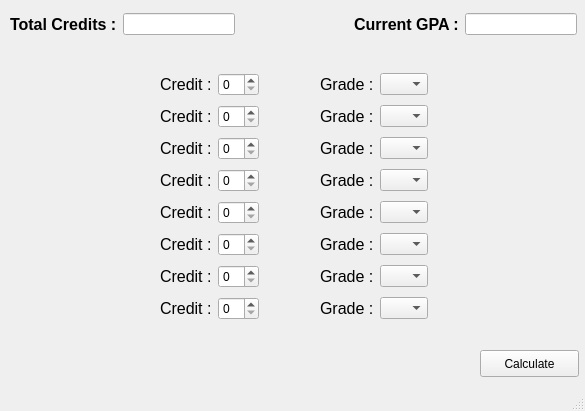
<?xml version="1.0" encoding="UTF-8"?>
<ui version="4.0">
 <class>MainWindow</class>
 <widget class="QMainWindow" name="MainWindow">
  <property name="geometry">
   <rect>
    <x>0</x>
    <y>0</y>
    <width>585</width>
    <height>411</height>
   </rect>
  </property>
  <property name="windowTitle">
   <string>GUI</string>
  </property>
  <property name="windowIcon">
   <iconset>
    <normaloff>../../../Pictures/ros-kinetic.jpg</normaloff>../../../Pictures/ros-kinetic.jpg</iconset>
  </property>
  <widget class="QWidget" name="centralwidget">
   <widget class="QPushButton" name="submitButton">
    <property name="geometry">
     <rect>
      <x>480</x>
      <y>350</y>
      <width>99</width>
      <height>27</height>
     </rect>
    </property>
    <property name="text">
     <string>Calculate</string>
    </property>
   </widget>
   <widget class="QWidget" name="horizontalLayoutWidget_2">
    <property name="geometry">
     <rect>
      <x>10</x>
      <y>10</y>
      <width>567</width>
      <height>29</height>
     </rect>
    </property>
    <layout class="QHBoxLayout" name="horizontalLayout_7">
     <item>
      <widget class="QLabel" name="label_total_credits">
       <property name="font">
        <font>
         <pointsize>12</pointsize>
         <weight>75</weight>
         <bold>true</bold>
        </font>
       </property>
       <property name="text">
        <string>Total Credits :</string>
       </property>
      </widget>
     </item>
     <item>
      <widget class="QLineEdit" name="lineEdit_total_credits"/>
     </item>
     <item>
      <spacer name="horizontalSpacer_9">
       <property name="orientation">
        <enum>Qt::Horizontal</enum>
       </property>
       <property name="sizeHint" stdset="0">
        <size>
         <width>40</width>
         <height>20</height>
        </size>
       </property>
      </spacer>
     </item>
     <item>
      <widget class="QLabel" name="label_current_gpa">
       <property name="font">
        <font>
         <pointsize>12</pointsize>
         <weight>75</weight>
         <bold>true</bold>
        </font>
       </property>
       <property name="text">
        <string>Current GPA :</string>
       </property>
      </widget>
     </item>
     <item>
      <widget class="QLineEdit" name="lineEdit_current_gpa"/>
     </item>
    </layout>
   </widget>
   <widget class="QWidget" name="gridLayoutWidget">
    <property name="geometry">
     <rect>
      <x>160</x>
      <y>70</y>
      <width>268</width>
      <height>260</height>
     </rect>
    </property>
    <layout class="QGridLayout" name="gridLayout_2">
     <item row="3" column="0">
      <widget class="QLabel" name="label_credit_4">
       <property name="font">
        <font>
         <pointsize>12</pointsize>
         <weight>50</weight>
         <bold>false</bold>
        </font>
       </property>
       <property name="text">
        <string>Credit :</string>
       </property>
      </widget>
     </item>
     <item row="4" column="4">
      <widget class="QComboBox" name="grade_5">
       <property name="currentIndex">
        <number>0</number>
       </property>
       <item>
        <property name="text">
         <string/>
        </property>
       </item>
       <item>
        <property name="text">
         <string>AA</string>
        </property>
       </item>
       <item>
        <property name="text">
         <string>BA</string>
        </property>
       </item>
       <item>
        <property name="text">
         <string>BB</string>
        </property>
       </item>
       <item>
        <property name="text">
         <string>CB</string>
        </property>
       </item>
       <item>
        <property name="text">
         <string>CC</string>
        </property>
       </item>
       <item>
        <property name="text">
         <string>DC</string>
        </property>
       </item>
       <item>
        <property name="text">
         <string>DD</string>
        </property>
       </item>
       <item>
        <property name="text">
         <string>FF</string>
        </property>
       </item>
      </widget>
     </item>
     <item row="2" column="3">
      <widget class="QLabel" name="label_grade_3">
       <property name="font">
        <font>
         <pointsize>12</pointsize>
         <weight>50</weight>
         <bold>false</bold>
        </font>
       </property>
       <property name="text">
        <string>Grade :</string>
       </property>
      </widget>
     </item>
     <item row="3" column="4">
      <widget class="QComboBox" name="grade_4">
       <property name="currentIndex">
        <number>0</number>
       </property>
       <item>
        <property name="text">
         <string/>
        </property>
       </item>
       <item>
        <property name="text">
         <string>AA</string>
        </property>
       </item>
       <item>
        <property name="text">
         <string>BA</string>
        </property>
       </item>
       <item>
        <property name="text">
         <string>BB</string>
        </property>
       </item>
       <item>
        <property name="text">
         <string>CB</string>
        </property>
       </item>
       <item>
        <property name="text">
         <string>CC</string>
        </property>
       </item>
       <item>
        <property name="text">
         <string>DC</string>
        </property>
       </item>
       <item>
        <property name="text">
         <string>DD</string>
        </property>
       </item>
       <item>
        <property name="text">
         <string>FF</string>
        </property>
       </item>
      </widget>
     </item>
     <item row="1" column="1">
      <widget class="QSpinBox" name="credit_2"/>
     </item>
     <item row="2" column="0">
      <widget class="QLabel" name="label_credit_3">
       <property name="font">
        <font>
         <pointsize>12</pointsize>
         <weight>50</weight>
         <bold>false</bold>
        </font>
       </property>
       <property name="text">
        <string>Credit :</string>
       </property>
      </widget>
     </item>
     <item row="7" column="4">
      <widget class="QComboBox" name="grade_8">
       <property name="currentIndex">
        <number>0</number>
       </property>
       <item>
        <property name="text">
         <string/>
        </property>
       </item>
       <item>
        <property name="text">
         <string>AA</string>
        </property>
       </item>
       <item>
        <property name="text">
         <string>BA</string>
        </property>
       </item>
       <item>
        <property name="text">
         <string>BB</string>
        </property>
       </item>
       <item>
        <property name="text">
         <string>CB</string>
        </property>
       </item>
       <item>
        <property name="text">
         <string>CC</string>
        </property>
       </item>
       <item>
        <property name="text">
         <string>DC</string>
        </property>
       </item>
       <item>
        <property name="text">
         <string>DD</string>
        </property>
       </item>
       <item>
        <property name="text">
         <string>FF</string>
        </property>
       </item>
      </widget>
     </item>
     <item row="5" column="1">
      <widget class="QSpinBox" name="credit_6"/>
     </item>
     <item row="1" column="3">
      <widget class="QLabel" name="label_grade_2">
       <property name="font">
        <font>
         <pointsize>12</pointsize>
         <weight>50</weight>
         <bold>false</bold>
        </font>
       </property>
       <property name="text">
        <string>Grade :</string>
       </property>
      </widget>
     </item>
     <item row="0" column="1">
      <widget class="QSpinBox" name="credit_1"/>
     </item>
     <item row="6" column="4">
      <widget class="QComboBox" name="grade_7">
       <property name="currentIndex">
        <number>0</number>
       </property>
       <item>
        <property name="text">
         <string/>
        </property>
       </item>
       <item>
        <property name="text">
         <string>AA</string>
        </property>
       </item>
       <item>
        <property name="text">
         <string>BA</string>
        </property>
       </item>
       <item>
        <property name="text">
         <string>BB</string>
        </property>
       </item>
       <item>
        <property name="text">
         <string>CB</string>
        </property>
       </item>
       <item>
        <property name="text">
         <string>CC</string>
        </property>
       </item>
       <item>
        <property name="text">
         <string>DC</string>
        </property>
       </item>
       <item>
        <property name="text">
         <string>DD</string>
        </property>
       </item>
       <item>
        <property name="text">
         <string>FF</string>
        </property>
       </item>
      </widget>
     </item>
     <item row="7" column="0">
      <widget class="QLabel" name="label_credit_8">
       <property name="font">
        <font>
         <pointsize>12</pointsize>
         <weight>50</weight>
         <bold>false</bold>
        </font>
       </property>
       <property name="text">
        <string>Credit :</string>
       </property>
      </widget>
     </item>
     <item row="2" column="4">
      <widget class="QComboBox" name="grade_3">
       <property name="currentIndex">
        <number>0</number>
       </property>
       <item>
        <property name="text">
         <string/>
        </property>
       </item>
       <item>
        <property name="text">
         <string>AA</string>
        </property>
       </item>
       <item>
        <property name="text">
         <string>BA</string>
        </property>
       </item>
       <item>
        <property name="text">
         <string>BB</string>
        </property>
       </item>
       <item>
        <property name="text">
         <string>CB</string>
        </property>
       </item>
       <item>
        <property name="text">
         <string>CC</string>
        </property>
       </item>
       <item>
        <property name="text">
         <string>DC</string>
        </property>
       </item>
       <item>
        <property name="text">
         <string>DD</string>
        </property>
       </item>
       <item>
        <property name="text">
         <string>FF</string>
        </property>
       </item>
      </widget>
     </item>
     <item row="4" column="3">
      <widget class="QLabel" name="label_grade_5">
       <property name="font">
        <font>
         <pointsize>12</pointsize>
         <weight>50</weight>
         <bold>false</bold>
        </font>
       </property>
       <property name="text">
        <string>Grade :</string>
       </property>
      </widget>
     </item>
     <item row="0" column="3">
      <widget class="QLabel" name="label_grade_01">
       <property name="font">
        <font>
         <pointsize>12</pointsize>
         <weight>50</weight>
         <bold>false</bold>
        </font>
       </property>
       <property name="text">
        <string>Grade :</string>
       </property>
      </widget>
     </item>
     <item row="3" column="3">
      <widget class="QLabel" name="label_grade_4">
       <property name="font">
        <font>
         <pointsize>12</pointsize>
         <weight>50</weight>
         <bold>false</bold>
        </font>
       </property>
       <property name="text">
        <string>Grade :</string>
       </property>
      </widget>
     </item>
     <item row="7" column="3">
      <widget class="QLabel" name="label_grade_8">
       <property name="font">
        <font>
         <pointsize>12</pointsize>
         <weight>50</weight>
         <bold>false</bold>
        </font>
       </property>
       <property name="text">
        <string>Grade :</string>
       </property>
      </widget>
     </item>
     <item row="0" column="4">
      <widget class="QComboBox" name="grade_1">
       <property name="currentIndex">
        <number>0</number>
       </property>
       <item>
        <property name="text">
         <string/>
        </property>
       </item>
       <item>
        <property name="text">
         <string>AA</string>
        </property>
       </item>
       <item>
        <property name="text">
         <string>BA</string>
        </property>
       </item>
       <item>
        <property name="text">
         <string>BB</string>
        </property>
       </item>
       <item>
        <property name="text">
         <string>CB</string>
        </property>
       </item>
       <item>
        <property name="text">
         <string>CC</string>
        </property>
       </item>
       <item>
        <property name="text">
         <string>DC</string>
        </property>
       </item>
       <item>
        <property name="text">
         <string>DD</string>
        </property>
       </item>
       <item>
        <property name="text">
         <string>FF</string>
        </property>
       </item>
      </widget>
     </item>
     <item row="3" column="1">
      <widget class="QSpinBox" name="credit_4"/>
     </item>
     <item row="4" column="0">
      <widget class="QLabel" name="label_credit_5">
       <property name="font">
        <font>
         <pointsize>12</pointsize>
         <weight>50</weight>
         <bold>false</bold>
        </font>
       </property>
       <property name="text">
        <string>Credit :</string>
       </property>
      </widget>
     </item>
     <item row="6" column="0">
      <widget class="QLabel" name="label_credit_7">
       <property name="font">
        <font>
         <pointsize>12</pointsize>
         <weight>50</weight>
         <bold>false</bold>
        </font>
       </property>
       <property name="text">
        <string>Credit :</string>
       </property>
      </widget>
     </item>
     <item row="0" column="0">
      <widget class="QLabel" name="label_credit_1">
       <property name="font">
        <font>
         <pointsize>12</pointsize>
         <weight>50</weight>
         <bold>false</bold>
        </font>
       </property>
       <property name="text">
        <string>Credit :</string>
       </property>
      </widget>
     </item>
     <item row="1" column="0">
      <widget class="QLabel" name="label_credit_2">
       <property name="font">
        <font>
         <pointsize>12</pointsize>
         <weight>50</weight>
         <bold>false</bold>
        </font>
       </property>
       <property name="text">
        <string>Credit :</string>
       </property>
      </widget>
     </item>
     <item row="1" column="4">
      <widget class="QComboBox" name="grade_2">
       <property name="currentIndex">
        <number>0</number>
       </property>
       <item>
        <property name="text">
         <string/>
        </property>
       </item>
       <item>
        <property name="text">
         <string>AA</string>
        </property>
       </item>
       <item>
        <property name="text">
         <string>BA</string>
        </property>
       </item>
       <item>
        <property name="text">
         <string>BB</string>
        </property>
       </item>
       <item>
        <property name="text">
         <string>CB</string>
        </property>
       </item>
       <item>
        <property name="text">
         <string>CC</string>
        </property>
       </item>
       <item>
        <property name="text">
         <string>DC</string>
        </property>
       </item>
       <item>
        <property name="text">
         <string>DD</string>
        </property>
       </item>
       <item>
        <property name="text">
         <string>FF</string>
        </property>
       </item>
      </widget>
     </item>
     <item row="5" column="0">
      <widget class="QLabel" name="label_credit_6">
       <property name="font">
        <font>
         <pointsize>12</pointsize>
         <weight>50</weight>
         <bold>false</bold>
        </font>
       </property>
       <property name="text">
        <string>Credit :</string>
       </property>
      </widget>
     </item>
     <item row="7" column="1">
      <widget class="QSpinBox" name="credit_8"/>
     </item>
     <item row="6" column="1">
      <widget class="QSpinBox" name="credit_7"/>
     </item>
     <item row="5" column="3">
      <widget class="QLabel" name="label_grade_6">
       <property name="font">
        <font>
         <pointsize>12</pointsize>
         <weight>50</weight>
         <bold>false</bold>
        </font>
       </property>
       <property name="text">
        <string>Grade :</string>
       </property>
      </widget>
     </item>
     <item row="4" column="1">
      <widget class="QSpinBox" name="credit_5"/>
     </item>
     <item row="5" column="4">
      <widget class="QComboBox" name="grade_6">
       <property name="currentIndex">
        <number>0</number>
       </property>
       <item>
        <property name="text">
         <string/>
        </property>
       </item>
       <item>
        <property name="text">
         <string>AA</string>
        </property>
       </item>
       <item>
        <property name="text">
         <string>BA</string>
        </property>
       </item>
       <item>
        <property name="text">
         <string>BB</string>
        </property>
       </item>
       <item>
        <property name="text">
         <string>CB</string>
        </property>
       </item>
       <item>
        <property name="text">
         <string>CC</string>
        </property>
       </item>
       <item>
        <property name="text">
         <string>DC</string>
        </property>
       </item>
       <item>
        <property name="text">
         <string>DD</string>
        </property>
       </item>
       <item>
        <property name="text">
         <string>FF</string>
        </property>
       </item>
      </widget>
     </item>
     <item row="2" column="1">
      <widget class="QSpinBox" name="credit_3"/>
     </item>
     <item row="6" column="3">
      <widget class="QLabel" name="label_grade_7">
       <property name="font">
        <font>
         <pointsize>12</pointsize>
         <weight>50</weight>
         <bold>false</bold>
        </font>
       </property>
       <property name="text">
        <string>Grade :</string>
       </property>
      </widget>
     </item>
     <item row="0" column="2">
      <spacer name="horizontalSpacer">
       <property name="orientation">
        <enum>Qt::Horizontal</enum>
       </property>
       <property name="sizeHint" stdset="0">
        <size>
         <width>40</width>
         <height>20</height>
        </size>
       </property>
      </spacer>
     </item>
     <item row="1" column="2">
      <spacer name="horizontalSpacer_2">
       <property name="orientation">
        <enum>Qt::Horizontal</enum>
       </property>
       <property name="sizeHint" stdset="0">
        <size>
         <width>40</width>
         <height>20</height>
        </size>
       </property>
      </spacer>
     </item>
     <item row="2" column="2">
      <spacer name="horizontalSpacer_3">
       <property name="orientation">
        <enum>Qt::Horizontal</enum>
       </property>
       <property name="sizeHint" stdset="0">
        <size>
         <width>40</width>
         <height>20</height>
        </size>
       </property>
      </spacer>
     </item>
     <item row="3" column="2">
      <spacer name="horizontalSpacer_4">
       <property name="orientation">
        <enum>Qt::Horizontal</enum>
       </property>
       <property name="sizeHint" stdset="0">
        <size>
         <width>40</width>
         <height>20</height>
        </size>
       </property>
      </spacer>
     </item>
     <item row="4" column="2">
      <spacer name="horizontalSpacer_5">
       <property name="orientation">
        <enum>Qt::Horizontal</enum>
       </property>
       <property name="sizeHint" stdset="0">
        <size>
         <width>40</width>
         <height>20</height>
        </size>
       </property>
      </spacer>
     </item>
     <item row="5" column="2">
      <spacer name="horizontalSpacer_6">
       <property name="orientation">
        <enum>Qt::Horizontal</enum>
       </property>
       <property name="sizeHint" stdset="0">
        <size>
         <width>40</width>
         <height>20</height>
        </size>
       </property>
      </spacer>
     </item>
     <item row="6" column="2">
      <spacer name="horizontalSpacer_7">
       <property name="orientation">
        <enum>Qt::Horizontal</enum>
       </property>
       <property name="sizeHint" stdset="0">
        <size>
         <width>40</width>
         <height>20</height>
        </size>
       </property>
      </spacer>
     </item>
     <item row="7" column="2">
      <spacer name="horizontalSpacer_8">
       <property name="orientation">
        <enum>Qt::Horizontal</enum>
       </property>
       <property name="sizeHint" stdset="0">
        <size>
         <width>40</width>
         <height>20</height>
        </size>
       </property>
      </spacer>
     </item>
    </layout>
   </widget>
  </widget>
  <widget class="QMenuBar" name="menubar">
   <property name="geometry">
    <rect>
     <x>0</x>
     <y>0</y>
     <width>585</width>
     <height>25</height>
    </rect>
   </property>
  </widget>
  <widget class="QStatusBar" name="statusbar"/>
 </widget>
 <tabstops>
  <tabstop>lineEdit_total_credits</tabstop>
  <tabstop>lineEdit_current_gpa</tabstop>
  <tabstop>credit_1</tabstop>
  <tabstop>grade_1</tabstop>
  <tabstop>credit_2</tabstop>
  <tabstop>grade_2</tabstop>
  <tabstop>credit_3</tabstop>
  <tabstop>grade_3</tabstop>
  <tabstop>credit_4</tabstop>
  <tabstop>grade_4</tabstop>
  <tabstop>credit_5</tabstop>
  <tabstop>grade_5</tabstop>
  <tabstop>credit_6</tabstop>
  <tabstop>grade_6</tabstop>
  <tabstop>credit_7</tabstop>
  <tabstop>grade_7</tabstop>
  <tabstop>credit_8</tabstop>
  <tabstop>grade_8</tabstop>
  <tabstop>submitButton</tabstop>
 </tabstops>
 <resources/>
 <connections/>
</ui>
